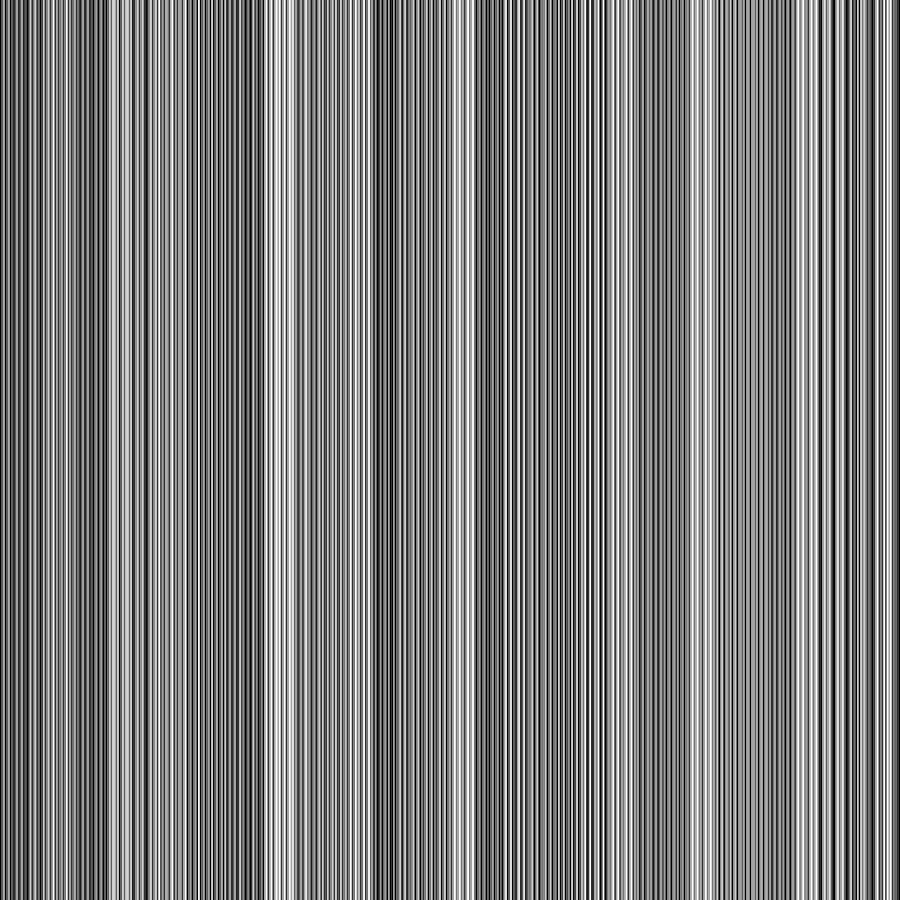
Frame 1 (no input)
Frame 60 (the mouse pressed at the canvas centre just before this capture): identical to frame 1, image omitted
Frame 120 (the mouse held since frame 60 and released just before this capture): identical to frame 1, image omitted

The Processing sketch that drew this single still picture (run headless with seeded random() and noise(); from frame 60 on, the mouse is pressed at the canvas centre):

// Processing sketch: ffm_01
// ── ffm_01.pde
// Pitch-values – compressed to one octave
// 0 - 11
int[] notes = {0, 4, 7, 0, 4, 7, 0, 4, 0, 4, 7, 0, 4, 7, 0, 4, 0, 2, 9, 2, 5, 9, 2, 5, 0, 2, 9, 2, 5, 9, 2, 5, 11, 2, 7, 2, 5, 7, 2, 5, 11, 2, 7, 2, 5, 7, 2, 5, 0, 4, 7, 0, 4, 7, 0, 4, 0, 4, 7, 0, 4, 7, 0, 4, 0, 4, 9, 4, 9, 9, 4, 9, 0, 4, 9, 4, 9, 9, 4, 9, 0, 2, 6, 9, 2, 6, 9, 2, 0, 2, 6, 9, 2, 6, 9, 2, 11, 2, 7, 2, 7, 7, 2, 7, 11, 2, 7, 2, 7, 7, 2, 7, 11, 0, 4, 7, 0, 4, 7, 0, 11, 0, 4, 7, 0, 4, 7, 0, 9, 0, 4, 7, 0, 4, 7, 0, 9, 0, 4, 7, 0, 4, 7, 0, 2, 9, 2, 6, 0, 2, 6, 0, 2, 9, 2, 6, 0, 2, 6, 0, 7, 11, 2, 7, 11, 2, 7, 11, 7, 11, 2, 7, 11, 2, 7, 11, 7, 10, 4, 7, 1, 4, 7, 1, 7, 10, 4, 7, 1, 4, 7, 1, 5, 9, 2, 9, 2, 2, 9, 2, 5, 9, 2, 9, 2, 2, 9, 2, 5, 8, 2, 5, 11, 2, 5, 11, 5, 8, 2, 5, 11, 2, 5, 11, 4, 7, 0, 7, 0, 0, 7, 0, 4, 7, 0, 7, 0, 0, 7, 0, 4, 5, 9, 0, 5, 9, 0, 5, 4, 5, 9, 0, 5, 9, 0, 5, 2, 5, 9, 0, 5, 9, 0, 5, 2, 5, 9, 0, 5, 9, 0, 5, 7, 2, 7, 11, 5, 7, 11, 5, 7, 2, 7, 11, 5, 7, 11, 5, 0, 4, 7, 0, 4, 7, 0, 4, 0, 4, 7, 0, 4, 7, 0, 4, 0, 7, 10, 0, 4, 10, 0, 4, 0, 7, 10, 0, 4, 10, 0, 4, 5, 5, 9, 0, 4, 9, 0, 4, 5, 5, 9, 0, 4, 9, 0, 4, 6, 0, 9, 0, 3, 9, 0, 3, 6, 0, 9, 0, 3, 9, 0, 3, 8, 5, 11, 0, 2, 11, 0, 2, 8, 5, 11, 0, 2, 11, 0, 2, 7, 5, 7, 11, 2, 7, 11, 2, 7, 5, 7, 11, 2, 7, 11, 2, 7, 4, 7, 0, 4, 7, 0, 4, 7, 4, 7, 0, 4, 7, 0, 4, 7, 2, 7, 0, 5, 7, 0, 5, 7, 2, 7, 0, 5, 7, 0, 5, 7, 2, 7, 11, 5, 7, 11, 5, 7, 2, 7, 11, 5, 7, 11, 5, 7, 3, 9, 0, 6, 9, 0, 6, 7, 3, 9, 0, 6, 9, 0, 6, 7, 4, 7, 0, 7, 7, 0, 7, 7, 4, 7, 0, 7, 7, 0, 7, 7, 2, 7, 0, 5, 7, 0, 5, 7, 2, 7, 0, 5, 7, 0, 5, 7, 2, 7, 11, 5, 7, 11, 5, 7, 2, 7, 11, 5, 7, 11, 5, 0, 0, 7, 10, 4, 7, 10, 4, 0, 0, 7, 10, 4, 7, 10, 4, 0, 0, 5, 9, 0, 5, 0, 9, 0, 9, 5, 9, 5, 2, 5, 2, 0, 2, 7, 11, 2, 5, 2, 11, 2, 11, 7, 11, 2, 5, 4, 2, 0};

void setup() {
  size(900, 900);
}

void draw() {
  background(#f1f1f1);
  noStroke();

  int tilesX = notes.length;
  float tileW = width / float(tilesX);

  for (int i = 0; i < tilesX; i++) {

    float b = map(notes[i], 0, 11, 0, 255);

    fill(b);

    pushMatrix();
    translate(i*tileW, 0);
    rect(0, 0, tileW, height);
    popMatrix();
  }
}
